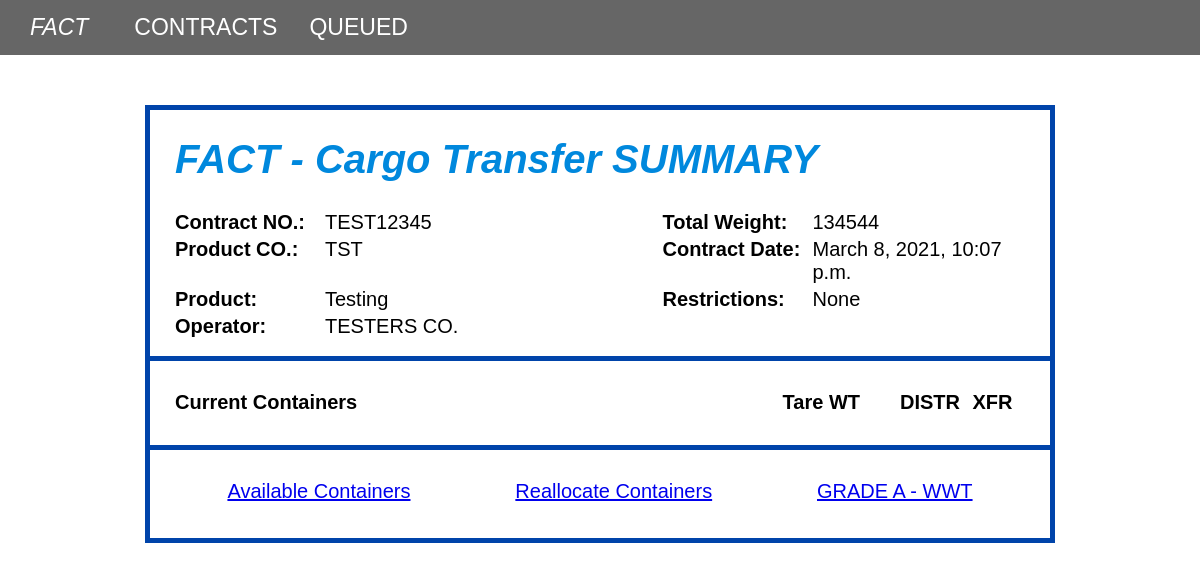
The app's page /contract/5/, older data.
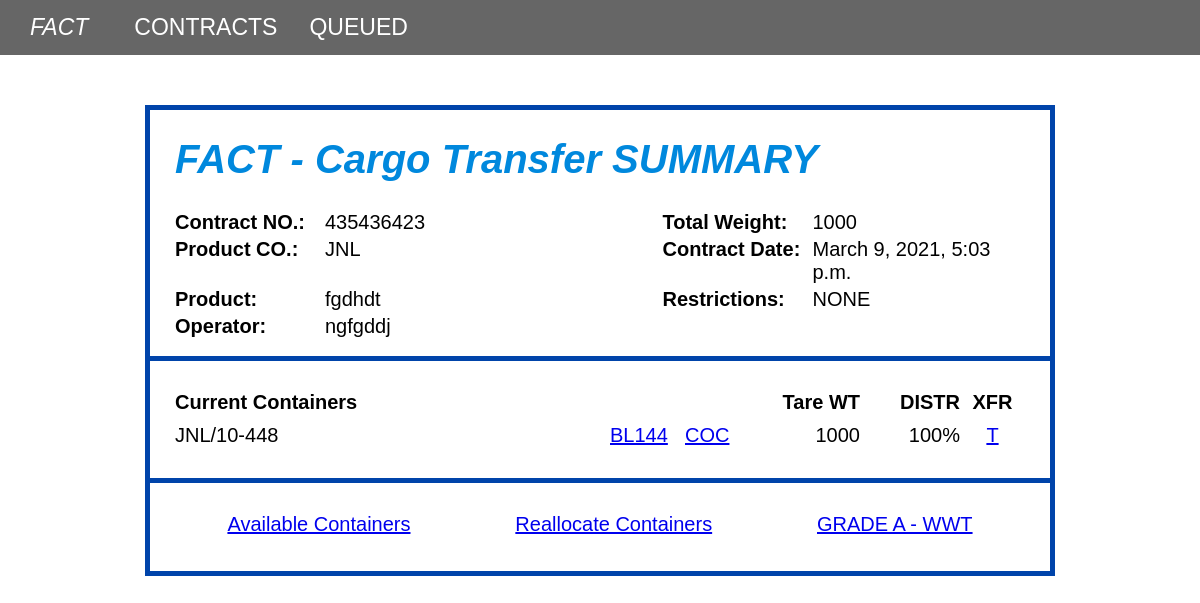
The same page, newer data.
### contracts/models.py (models this page shows, shortened)
class Contract(models.Model):
    contract_number = models.CharField(max_length=10)
    company_code = models.CharField(max_length=3)
    product = models.CharField(max_length=25)
    operator = models.CharField(max_length=50)
    total_weight = models.PositiveIntegerField()
    contract_date = models.DateTimeField(default=timezone.now)
    restrictions = models.CharField(max_length=20)
    curr_containers = models.JSONField()
    pend_containers = models.JSONField(null=True, blank=True)
    contract_date_updated_at = models.DateTimeField(auto_now=True)

### pages/views.py (the view)
# urls.py: path("contract/<int:pk>/", ContractDetailView.as_view(), name="contract_detail"),
class ContractDetailView(DetailView):
    model = Contract
    template_name = 'summary.html'

### templates/summary.html (shortened to what this page needs)
{% extends 'base.html' %}
{% block content %}
  <div id="__pending">
    <h1 id="title">FACT - Cargo Transfer SUMMARY</h1>
    <section id="contract-info">
      <div class="info-field">
        <p><b>Contract NO.:</b></p>
        <p>{{ contract.contract_number }}</p>
      </div>
      <div class="info-field">
        <p><b>Total Weight:</b></p>
        <p>{{ contract.total_weight }}</p>
      </div>
      <div class="info-field">
        <p><b>Product CO.:</b></p>
        <p>{{ contract.company_code }}</p>
      </div>
      <div class="info-field">
        <p><b>Contract Date:</b></p>
        <p>{{ contract.contract_date }}</p>
      </div>
      <div class="info-field">
        <p><b>Product:</b></p>
        <p>{{ contract.product }}</p>
      </div>
      <div class="info-field">
        <p><b>Restrictions:</b></p>
        <p>{{contract.restrictions}}</p>
      </div>
      <div class="info-field">
        <p><b>Operator:</b></p>
        <p>{{ contract.operator }}</p>
      </div>
    </section>
    <div class="border-line"></div>
    <section id="current-containers">
      <div id="current-containers-parts">
        <div class="container-headers">
          <p><b>Current Containers</b></p>
          <p></p>
          <p></p>
          <p class="align-end"><b>Tare WT</b></p>
          <p class="align-end"><b>DISTR</b></p>
          <p class="align-center"><b>XFR</b></p>
        </div>
        {% for container in contract.curr_containers %}
        {% if not contract.pend_containers %}
        <div class="container-info" >
          <p>{{ container.container }}</p>
          <p><a href="#">BL144</a></p>
          <p><a href="#">COC</a></p>
          <p class="align-end">{{ container.weight }}</p>
          <p class="align-end">100%</p>
          <p class="align-center">
            <a href="{% url 'queue' contract.id container.container|urlencode:"" %}">T</a>
          </p>
        </div>
        {% endif %}
        {% endfor %}
    </div>
  </section>
  <div class="border-line"></div>
  <section id="hyperlinks">
    <p class="align-center"><a href="{% url 'containers' %}">Available Containers</a></p>
    <p class="align-center"><a href="#">Reallocate Containers</a></p>
    <p class="align-center"><a href="{% url 'grade_a'  %}">GRADE A - WWT</a></p>
  </section>
</div>
{% endblock content %}

Row changes from the older to the newer data that the page shows:
changed Contract: contract_number "TEST12345" → "435436423"; total_weight "134544" → "1000"; company_code "TST" → "JNL"; contract_date "March 8, 2021, 10:07 p.m." → "March 9, 2021, 5:03 p.m."; product "Testing" → "fgdhdt"; restrictions "None" → "NONE"; operator "TESTERS CO." → "ngfgddj"
Text that changed along with them:
new list line: "JNL/10-448 BL144 COC 1000 100% T"
